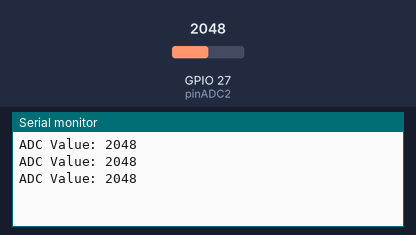
This sketch was run on a simulated ESP32. Parts: the last lines printed to the serial monitor. The test bench sets the inputs (shaded band); at power-on: GPIO 27 (pinADC2) = 2048 (analog values on the 0–4095 scale).

Above: at 1.3 s.
1.4 s: GPIO 27 (pinADC2) set to 2866
At 1.9 s:
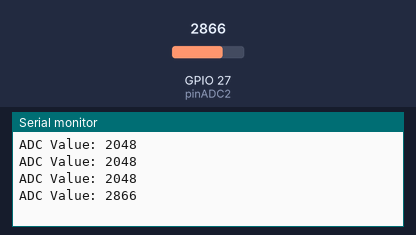
2.9 s: GPIO 27 (pinADC2) set to 3603
At 3.4 s:
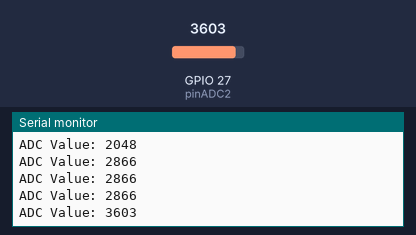
Timing chart, 0 to 5.9 s (numbered marks = the images above; inputs shaded):
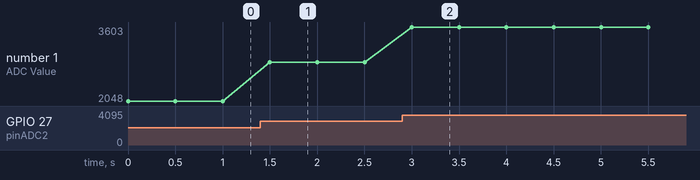

The sketch:

5.1.ino
```cpp
// Nama    : Rifki Afriadi
// NIM     : 13223049
// Tanggal : 17/10/2025
// Fungsi transfer ADC pada ESP32

int pinADC1 = 34;   //adc 1
int pinADC2 = 27;   //adc 2
int adcValue = 0;
int resolusi =12;

void setup() {
  Serial.begin(115200);
  analogReadResolution(resolusi);
  // analogSetAttenuation(ADC_0db);
  analogSetAttenuation(ADC_11db);

}

void loop() {
  adcValue = analogRead(pinADC2);
  Serial.print("ADC Value: ");
  Serial.println(adcValue);
  delay(500);
}
```

dwdw.ino
```cpp

```

Measured:
- after the input at 1.4 s, the serial monitor: prints a new line after 0.10 s (image 1)
- after the input at 2.9 s, the serial monitor: prints a new line after 0.10 s (image 2)
- plotted number 1: 2048 → 2866 after the input at 1.4 s, 2866 → 3603 after the input at 2.9 s
